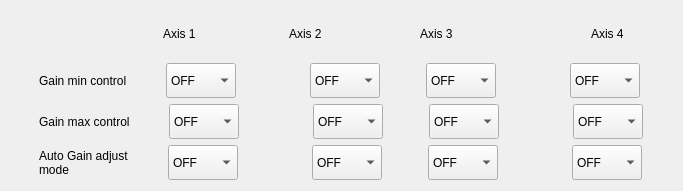
    <widget class="QWidget" name="verticalWidget" native="true">
     <property name="geometry">
      <rect>
       <x>30</x>
       <y>380</y>
       <width>683</width>
       <height>191</height>
      </rect>
     </property>
     <property name="styleSheet">
      <string notr="true">#verticalWidget{
border: 1px solid;
    border: 2px solid gray;
    border-radius: 10px;
    padding: 0 8px;
}</string>
     </property>
     <layout class="QVBoxLayout" name="verticalLayout_3">
      <item>
       <layout class="QHBoxLayout" name="horizontalLayout_37">
        <item>
         <spacer name="horizontalSpacer_56">
          <property name="orientation">
           <enum>Qt::Horizontal</enum>
          </property>
          <property name="sizeType">
           <enum>QSizePolicy::Fixed</enum>
          </property>
          <property name="sizeHint" stdset="0">
           <size>
            <width>130</width>
            <height>20</height>
           </size>
          </property>
         </spacer>
        </item>
        <item>
         <widget class="QLabel" name="label_56">
          <property name="sizePolicy">
           <sizepolicy hsizetype="Fixed" vsizetype="Preferred">
            <horstretch>0</horstretch>
            <verstretch>0</verstretch>
           </sizepolicy>
          </property>
          <property name="text">
           <string>Axis 1</string>
          </property>
         </widget>
        </item>
        <item>
         <spacer name="horizontalSpacer_57">
          <property name="orientation">
           <enum>Qt::Horizontal</enum>
          </property>
          <property name="sizeType">
           <enum>QSizePolicy::Fixed</enum>
          </property>
          <property name="sizeHint" stdset="0">
           <size>
            <width>65</width>
            <height>20</height>
           </size>
          </property>
         </spacer>
        </item>
        <item>
         <widget class="QLabel" name="label_57">
          <property name="sizePolicy">
           <sizepolicy hsizetype="Fixed" vsizetype="Preferred">
            <horstretch>0</horstretch>
            <verstretch>0</verstretch>
           </sizepolicy>
          </property>
          <property name="text">
           <string>Axis 2</string>
          </property>
         </widget>
        </item>
        <item>
         <spacer name="horizontalSpacer_58">
          <property name="orientation">
           <enum>Qt::Horizontal</enum>
          </property>
          <property name="sizeType">
           <enum>QSizePolicy::Fixed</enum>
          </property>
          <property name="sizeHint" stdset="0">
           <size>
            <width>70</width>
            <height>20</height>
           </size>
          </property>
         </spacer>
        </item>
        <item>
         <widget class="QLabel" name="label_58">
          <property name="sizePolicy">
           <sizepolicy hsizetype="Fixed" vsizetype="Preferred">
            <horstretch>0</horstretch>
            <verstretch>0</verstretch>
           </sizepolicy>
          </property>
          <property name="text">
           <string>Axis 3</string>
          </property>
         </widget>
        </item>
        <item>
         <spacer name="horizontalSpacer_59">
          <property name="orientation">
           <enum>Qt::Horizontal</enum>
          </property>
          <property name="sizeType">
           <enum>QSizePolicy::Fixed</enum>
          </property>
          <property name="sizeHint" stdset="0">
           <size>
            <width>110</width>
            <height>20</height>
           </size>
          </property>
         </spacer>
        </item>
        <item>
         <widget class="QLabel" name="label_59">
          <property name="sizePolicy">
           <sizepolicy hsizetype="Fixed" vsizetype="Preferred">
            <horstretch>0</horstretch>
            <verstretch>0</verstretch>
           </sizepolicy>
          </property>
          <property name="text">
           <string>Axis 4</string>
          </property>
         </widget>
        </item>
        <item>
         <spacer name="horizontalSpacer_60">
          <property name="orientation">
           <enum>Qt::Horizontal</enum>
          </property>
          <property name="sizeType">
           <enum>QSizePolicy::Fixed</enum>
          </property>
          <property name="sizeHint" stdset="0">
           <size>
            <width>25</width>
            <height>20</height>
           </size>
          </property>
         </spacer>
        </item>
       </layout>
      </item>
      <item>
       <layout class="QHBoxLayout" name="horizontalLayout_17">
        <item>
         <widget class="QLabel" name="label_14">
          <property name="sizePolicy">
           <sizepolicy hsizetype="Fixed" vsizetype="Preferred">
            <horstretch>0</horstretch>
            <verstretch>0</verstretch>
           </sizepolicy>
          </property>
          <property name="text">
           <string>Gain min control</string>
          </property>
         </widget>
        </item>
        <item>
         <spacer name="horizontalSpacer_16">
          <property name="orientation">
           <enum>Qt::Horizontal</enum>
          </property>
          <property name="sizeType">
           <enum>QSizePolicy::Fixed</enum>
          </property>
          <property name="sizeHint" stdset="0">
           <size>
            <width>5</width>
            <height>20</height>
           </size>
          </property>
         </spacer>
        </item>
        <item>
         <widget class="QComboBox" name="gainMinControl">
          <property name="sizePolicy">
           <sizepolicy hsizetype="Fixed" vsizetype="Fixed">
            <horstretch>0</horstretch>
            <verstretch>0</verstretch>
           </sizepolicy>
          </property>
          <property name="minimumSize">
           <size>
            <width>70</width>
            <height>35</height>
           </size>
          </property>
          <item>
           <property name="text">
            <string>OFF</string>
           </property>
          </item>
          <item>
           <property name="text">
            <string>ON</string>
           </property>
          </item>
         </widget>
        </item>
        <item>
         <spacer name="horizontalSpacer_22">
          <property name="orientation">
           <enum>Qt::Horizontal</enum>
          </property>
          <property name="sizeType">
           <enum>QSizePolicy::Fixed</enum>
          </property>
          <property name="sizeHint" stdset="0">
           <size>
            <width>40</width>
            <height>20</height>
           </size>
          </property>
         </spacer>
        </item>
        <item>
         <layout class="QHBoxLayout" name="horizontalLayout_16">
          <item>
           <widget class="QComboBox" name="gainMinControl_2">
            <property name="sizePolicy">
             <sizepolicy hsizetype="Fixed" vsizetype="Fixed">
              <horstretch>0</horstretch>
              <verstretch>0</verstretch>
             </sizepolicy>
            </property>
            <property name="minimumSize">
             <size>
              <width>70</width>
              <height>35</height>
             </size>
            </property>
            <item>
             <property name="text">
              <string>OFF</string>
             </property>
            </item>
            <item>
             <property name="text">
              <string>ON</string>
             </property>
            </item>
           </widget>
          </item>
          <item>
           <spacer name="horizontalSpacer_15">
            <property name="orientation">
             <enum>Qt::Horizontal</enum>
            </property>
            <property name="sizeType">
             <enum>QSizePolicy::Fixed</enum>
            </property>
            <property name="sizeHint" stdset="0">
             <size>
              <width>40</width>
              <height>20</height>
             </size>
            </property>
           </spacer>
          </item>
          <item>
           <widget class="QComboBox" name="gainMinControl_3">
            <property name="sizePolicy">
             <sizepolicy hsizetype="Fixed" vsizetype="Fixed">
              <horstretch>0</horstretch>
              <verstretch>0</verstretch>
             </sizepolicy>
            </property>
            <property name="minimumSize">
             <size>
              <width>70</width>
              <height>35</height>
             </size>
            </property>
            <item>
             <property name="text">
              <string>OFF</string>
             </property>
            </item>
            <item>
             <property name="text">
              <string>ON</string>
             </property>
            </item>
           </widget>
          </item>
         </layout>
        </item>
        <item>
         <layout class="QHBoxLayout" name="horizontalLayout_18">
          <item>
           <spacer name="horizontalSpacer_17">
            <property name="orientation">
             <enum>Qt::Horizontal</enum>
            </property>
            <property name="sizeType">
             <enum>QSizePolicy::Fixed</enum>
            </property>
            <property name="sizeHint" stdset="0">
             <size>
              <width>40</width>
              <height>20</height>
             </size>
            </property>
           </spacer>
          </item>
          <item>
           <widget class="QComboBox" name="gainMinControl_4">
            <property name="sizePolicy">
             <sizepolicy hsizetype="Fixed" vsizetype="Fixed">
              <horstretch>0</horstretch>
              <verstretch>0</verstretch>
             </sizepolicy>
            </property>
            <property name="minimumSize">
             <size>
              <width>70</width>
              <height>35</height>
             </size>
            </property>
            <item>
             <property name="text">
              <string>OFF</string>
             </property>
            </item>
            <item>
             <property name="text">
              <string>ON</string>
             </property>
            </item>
           </widget>
          </item>
         </layout>
        </item>
       </layout>
      </item>
      <item>
       <layout class="QHBoxLayout" name="horizontalLayout_24">
        <item>
         <widget class="QLabel" name="label_60">
          <property name="sizePolicy">
           <sizepolicy hsizetype="Fixed" vsizetype="Preferred">
            <horstretch>0</horstretch>
            <verstretch>0</verstretch>
           </sizepolicy>
          </property>
          <property name="text">
           <string>Gain max control</string>
          </property>
         </widget>
        </item>
        <item>
         <spacer name="horizontalSpacer_61">
          <property name="orientation">
           <enum>Qt::Horizontal</enum>
          </property>
          <property name="sizeType">
           <enum>QSizePolicy::Fixed</enum>
          </property>
          <property name="sizeHint" stdset="0">
           <size>
            <width>5</width>
            <height>20</height>
           </size>
          </property>
         </spacer>
        </item>
        <item>
         <widget class="QComboBox" name="gainMaxControl">
          <property name="sizePolicy">
           <sizepolicy hsizetype="Fixed" vsizetype="Fixed">
            <horstretch>0</horstretch>
            <verstretch>0</verstretch>
           </sizepolicy>
          </property>
          <property name="minimumSize">
           <size>
            <width>70</width>
            <height>35</height>
           </size>
          </property>
          <item>
           <property name="text">
            <string>OFF</string>
           </property>
          </item>
          <item>
           <property name="text">
            <string>ON</string>
           </property>
          </item>
         </widget>
        </item>
        <item>
         <spacer name="horizontalSpacer_62">
          <property name="orientation">
           <enum>Qt::Horizontal</enum>
          </property>
          <property name="sizeType">
           <enum>QSizePolicy::Fixed</enum>
          </property>
          <property name="sizeHint" stdset="0">
           <size>
            <width>40</width>
            <height>20</height>
           </size>
          </property>
         </spacer>
        </item>
        <item>
         <layout class="QHBoxLayout" name="horizontalLayout_38">
          <item>
           <widget class="QComboBox" name="gainMaxControl_2">
            <property name="sizePolicy">
             <sizepolicy hsizetype="Fixed" vsizetype="Fixed">
              <horstretch>0</horstretch>
              <verstretch>0</verstretch>
             </sizepolicy>
            </property>
            <property name="minimumSize">
             <size>
              <width>70</width>
              <height>35</height>
             </size>
            </property>
            <item>
             <property name="text">
              <string>OFF</string>
             </property>
            </item>
            <item>
             <property name="text">
              <string>ON</string>
             </property>
            </item>
           </widget>
          </item>
          <item>
           <spacer name="horizontalSpacer_63">
            <property name="orientation">
             <enum>Qt::Horizontal</enum>
            </property>
            <property name="sizeType">
             <enum>QSizePolicy::Fixed</enum>
            </property>
            <property name="sizeHint" stdset="0">
             <size>
              <width>40</width>
              <height>20</height>
             </size>
            </property>
           </spacer>
          </item>
          <item>
           <widget class="QComboBox" name="gainMaxControl_3">
            <property name="sizePolicy">
             <sizepolicy hsizetype="Fixed" vsizetype="Fixed">
              <horstretch>0</horstretch>
              <verstretch>0</verstretch>
             </sizepolicy>
            </property>
            <property name="minimumSize">
             <size>
              <width>70</width>
              <height>35</height>
             </size>
            </property>
            <item>
             <property name="text">
              <string>OFF</string>
             </property>
            </item>
            <item>
             <property name="text">
              <string>ON</string>
             </property>
            </item>
           </widget>
          </item>
         </layout>
        </item>
        <item>
         <layout class="QHBoxLayout" name="horizontalLayout_39">
          <item>
           <spacer name="horizontalSpacer_64">
            <property name="orientation">
             <enum>Qt::Horizontal</enum>
            </property>
            <property name="sizeType">
             <enum>QSizePolicy::Fixed</enum>
            </property>
            <property name="sizeHint" stdset="0">
             <size>
              <width>40</width>
              <height>20</height>
             </size>
            </property>
           </spacer>
          </item>
          <item>
           <widget class="QComboBox" name="gainMaxControl_4">
            <property name="sizePolicy">
             <sizepolicy hsizetype="Fixed" vsizetype="Fixed">
              <horstretch>0</horstretch>
              <verstretch>0</verstretch>
             </sizepolicy>
            </property>
            <property name="minimumSize">
             <size>
              <width>70</width>
              <height>35</height>
             </size>
            </property>
            <item>
             <property name="text">
              <string>OFF</string>
             </property>
            </item>
            <item>
             <property name="text">
              <string>ON</string>
             </property>
            </item>
           </widget>
          </item>
         </layout>
        </item>
       </layout>
      </item>
      <item>
       <layout class="QHBoxLayout" name="horizontalLayout_40">
        <item>
         <widget class="QLabel" name="label_26">
          <property name="sizePolicy">
           <sizepolicy hsizetype="Fixed" vsizetype="Preferred">
            <horstretch>0</horstretch>
            <verstretch>0</verstretch>
           </sizepolicy>
          </property>
          <property name="text">
           <string>Auto Gain adjust  
mode</string>
          </property>
         </widget>
        </item>
        <item>
         <spacer name="horizontalSpacer_65">
          <property name="orientation">
           <enum>Qt::Horizontal</enum>
          </property>
          <property name="sizeType">
           <enum>QSizePolicy::Fixed</enum>
          </property>
          <property name="sizeHint" stdset="0">
           <size>
            <width>5</width>
            <height>20</height>
           </size>
          </property>
         </spacer>
        </item>
        <item>
         <widget class="QComboBox" name="agcControl">
          <property name="sizePolicy">
           <sizepolicy hsizetype="Fixed" vsizetype="Fixed">
            <horstretch>0</horstretch>
            <verstretch>0</verstretch>
           </sizepolicy>
          </property>
          <property name="minimumSize">
           <size>
            <width>70</width>
            <height>35</height>
           </size>
          </property>
          <item>
           <property name="text">
            <string>OFF</string>
           </property>
          </item>
          <item>
           <property name="text">
            <string>ON</string>
           </property>
          </item>
         </widget>
        </item>
        <item>
         <spacer name="horizontalSpacer_66">
          <property name="orientation">
           <enum>Qt::Horizontal</enum>
          </property>
          <property name="sizeType">
           <enum>QSizePolicy::Fixed</enum>
          </property>
          <property name="sizeHint" stdset="0">
           <size>
            <width>40</width>
            <height>20</height>
           </size>
          </property>
         </spacer>
        </item>
        <item>
         <layout class="QHBoxLayout" name="horizontalLayout_41">
          <item>
           <widget class="QComboBox" name="agcControl_2">
            <property name="sizePolicy">
             <sizepolicy hsizetype="Fixed" vsizetype="Fixed">
              <horstretch>0</horstretch>
              <verstretch>0</verstretch>
             </sizepolicy>
            </property>
            <property name="minimumSize">
             <size>
              <width>70</width>
              <height>35</height>
             </size>
            </property>
            <item>
             <property name="text">
              <string>OFF</string>
             </property>
            </item>
            <item>
             <property name="text">
              <string>ON</string>
             </property>
            </item>
           </widget>
          </item>
          <item>
           <spacer name="horizontalSpacer_67">
            <property name="orientation">
             <enum>Qt::Horizontal</enum>
            </property>
            <property name="sizeType">
             <enum>QSizePolicy::Fixed</enum>
            </property>
            <property name="sizeHint" stdset="0">
             <size>
              <width>40</width>
              <height>20</height>
             </size>
            </property>
           </spacer>
          </item>
          <item>
           <widget class="QComboBox" name="agcControl_3">
            <property name="sizePolicy">
             <sizepolicy hsizetype="Fixed" vsizetype="Fixed">
              <horstretch>0</horstretch>
              <verstretch>0</verstretch>
             </sizepolicy>
            </property>
            <property name="minimumSize">
             <size>
              <width>70</width>
              <height>35</height>
             </size>
            </property>
            <item>
             <property name="text">
              <string>OFF</string>
             </property>
            </item>
            <item>
             <property name="text">
              <string>ON</string>
             </property>
            </item>
           </widget>
          </item>
         </layout>
        </item>
        <item>
         <layout class="QHBoxLayout" name="horizontalLayout_42">
          <item>
           <spacer name="horizontalSpacer_68">
            <property name="orientation">
             <enum>Qt::Horizontal</enum>
            </property>
            <property name="sizeType">
             <enum>QSizePolicy::Fixed</enum>
            </property>
            <property name="sizeHint" stdset="0">
             <size>
              <width>40</width>
              <height>20</height>
             </size>
            </property>
           </spacer>
          </item>
          <item>
           <widget class="QComboBox" name="agcControl_4">
            <property name="sizePolicy">
             <sizepolicy hsizetype="Fixed" vsizetype="Fixed">
              <horstretch>0</horstretch>
              <verstretch>0</verstretch>
             </sizepolicy>
            </property>
            <property name="minimumSize">
             <size>
              <width>70</width>
              <height>35</height>
             </size>
            </property>
            <item>
             <property name="text">
              <string>OFF</string>
             </property>
            </item>
            <item>
             <property name="text">
              <string>ON</string>
             </property>
            </item>
           </widget>
          </item>
         </layout>
        </item>
       </layout>
      </item>
     </layout>
    </widget>
